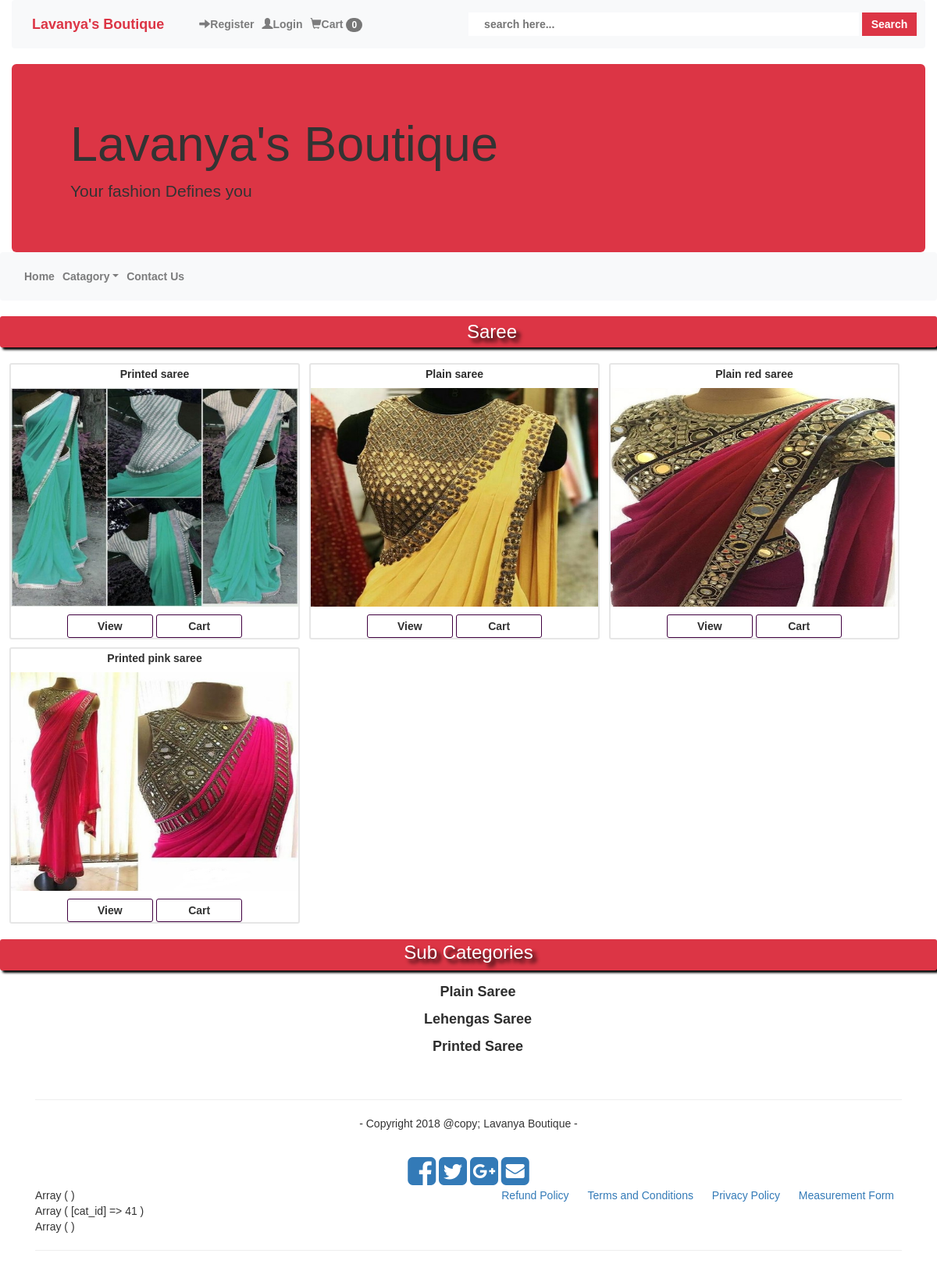
The page /view/cat_detail.php?cat_id=41 on the database its author committed.
### tables this page shows
CREATE TABLE `main_cat` (
  `cat_id` int(10) NOT NULL,
  `cat_name` varchar(50) NOT NULL
);

CREATE TABLE `products` (
  `pro_id` int(10) NOT NULL,
  `pro_name` varchar(100) NOT NULL,
  `cat_id` int(10) NOT NULL,
  `sub_cat_id` int(10) NOT NULL,
  `image` varchar(255) NOT NULL,
  `description` varchar(255) NOT NULL,
  `price` int(10) NOT NULL,
  `keyword` varchar(255) NOT NULL,
  `pro_added_date` timestamp NOT NULL DEFAULT CURRENT_TIMESTAMP ON UPDATE CURRENT_TIMESTAMP
);

CREATE TABLE `sub_cat` (
  `sub_cat_id` int(10) NOT NULL,
  `sub_cat_name` varchar(155) NOT NULL,
  `cat_id` int(10) NOT NULL
);

### control/display_db.php (the view, shortened to what this page needs)
<?php
function getIp() {
    $ip = $_SERVER['REMOTE_ADDR'];
    return $ip;
}
function cart_count(){
    include("../model/db.php");
    $ip = getIp();
    $get_cart_item = $conn->prepare("select * from carts where ip_add='$ip'");
    $get_cart_item->execute();
    $count_cart = $get_cart_item->rowCount();
    echo $count_cart;
}
function cat_detail(){
    include("../model/db.php");
    if(isset($_GET['cat_id'])){
        $cat_id = $_GET['cat_id'];
        $cat_pro = $conn->prepare("select * from products where cat_id='$cat_id'");
        $cat_pro->setFetchMode(PDO:: FETCH_ASSOC);
        $cat_pro->execute();
        $cat_name =$conn->prepare("select * from main_cat where cat_id='$cat_id'");
        $cat_name->setFetchMode(PDO:: FETCH_ASSOC);
        $cat_name->execute();
        $row = $cat_name->fetch();
        $row_main_cat = $row['cat_name'];
        echo"<h3>$row_main_cat</h3>";
        while($row_cat = $cat_pro->fetch()):
            echo" <li>
                    <a href='../view/pro_detail.php?pro_id=".$row_cat ['pro_id']."'>
                        <h4>".$row_cat ['pro_name']."</h4>
                        <img src='../view/img/pro_img/".$row_cat ['image']."'>
                        <center>
                            <button id='pro_btn'><a href = '../view/pro_detail.php?pro_id=".$row_cat ['pro_id']."'>View</a></button>
                            <button id='pro_btn' name = 'cart_btn'>Cart</button>
                        </center>
                    </a>
                  </li>";
        endwhile;
    }
}
function viewall_subcat(){
    include("../model/db.php");
    if(isset($_GET['cat_id'])){
        $cat_id = $_GET['cat_id'];
        $sub_cat = $conn->prepare("select * from sub_cat where cat_id='$cat_id'");
        $sub_cat->setFetchMode(PDO:: FETCH_ASSOC);
        $sub_cat->execute();
        echo"<h3>Sub Categories</h3>";
        while($row = $sub_cat->fetch()):
            echo "<li><a href='cat_detail.php?sub_cat_id=".$row['sub_cat_id']."'>".$row['sub_cat_name']."</a></li>";
        endwhile;
    }
}
?>

### view/css/style.css (style rules this page uses)
* { margin: 0; padding:0; font-family: verdana, Geneva, sans-serif; border: 0; }
#bodyleft ul li { border-radius: 3px; margin-top: 10px; margin-left: 1%; float: left; width: 31%; min-height: 350px; border: 2px solid #e6e6e6; }
#bodyleft ul li a { text-decoration: none; color: #2e2e2e; display: block; }
#pro_btn { width: 30%; height: 30px; background: #fff; border-radius: 3px; border: 1px solid #400040; font-weight: bolder; }
#bodyleft ul li a h4 { text-align: center; font-size: 14px; font-weight: bolder; margin-top: 5px; }
#bodyleft ul li a img { width:100%; height: 280px; margin-bottom: 10px; }
#bodyright h3 { background: #dc3545; height: 40px; text-align: center; color: #fff; border-radius: 3px; text-shadow: 5px 5px 5px #000; box-shadow: 3px 3px 3px #000; }
#bodyleft h3 { line-height: 40px; border-radius: 3px; height: 40px; background: #dc3545; color: #fff; padding-left: 5%; text-align: center; text-shadow: 5px 5px 5px #000; box-shadow: 3px 3px 3px #000; }
.bodyright h3 { padding-top: 4px; }
.bodyright ul li { height: 35px; width: 100%; line-height: 35px; padding-left: 2%; text-align: center; }
.bodyright ul li a { text-decoration: none; color: #2e2e2e; font-size: 18px; font-weight: bold; }

### rows shown on the page
main_cat: cat_name "Saree"
products: pro_name "Printed saree", image (picture)
products: pro_name "Plain saree", image (picture)
products: pro_name "Plain red saree", image (picture)
products: pro_name "Printed pink saree", image (picture)
sub_cat: sub_cat_name "Plain Saree"
sub_cat: sub_cat_name "Lehengas Saree"
sub_cat: sub_cat_name "Printed Saree"

### other values the page prints
$count_cart "0"
